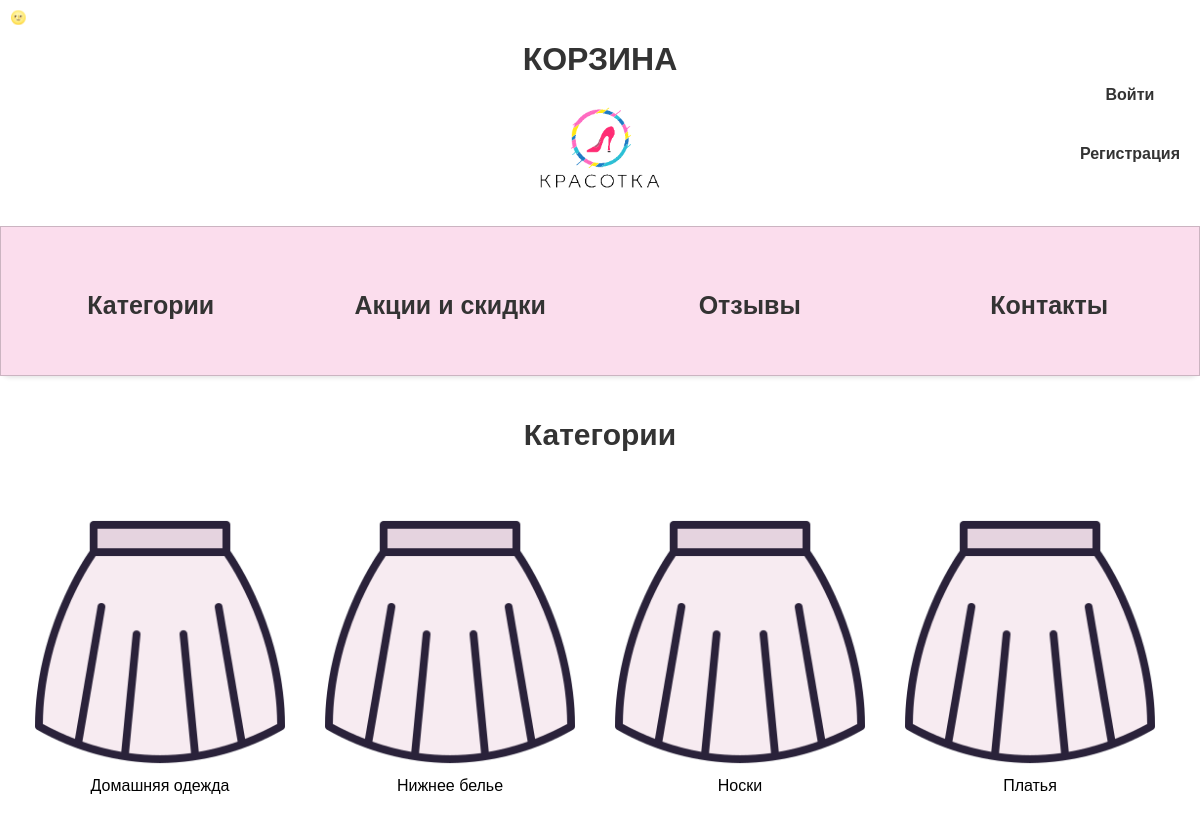
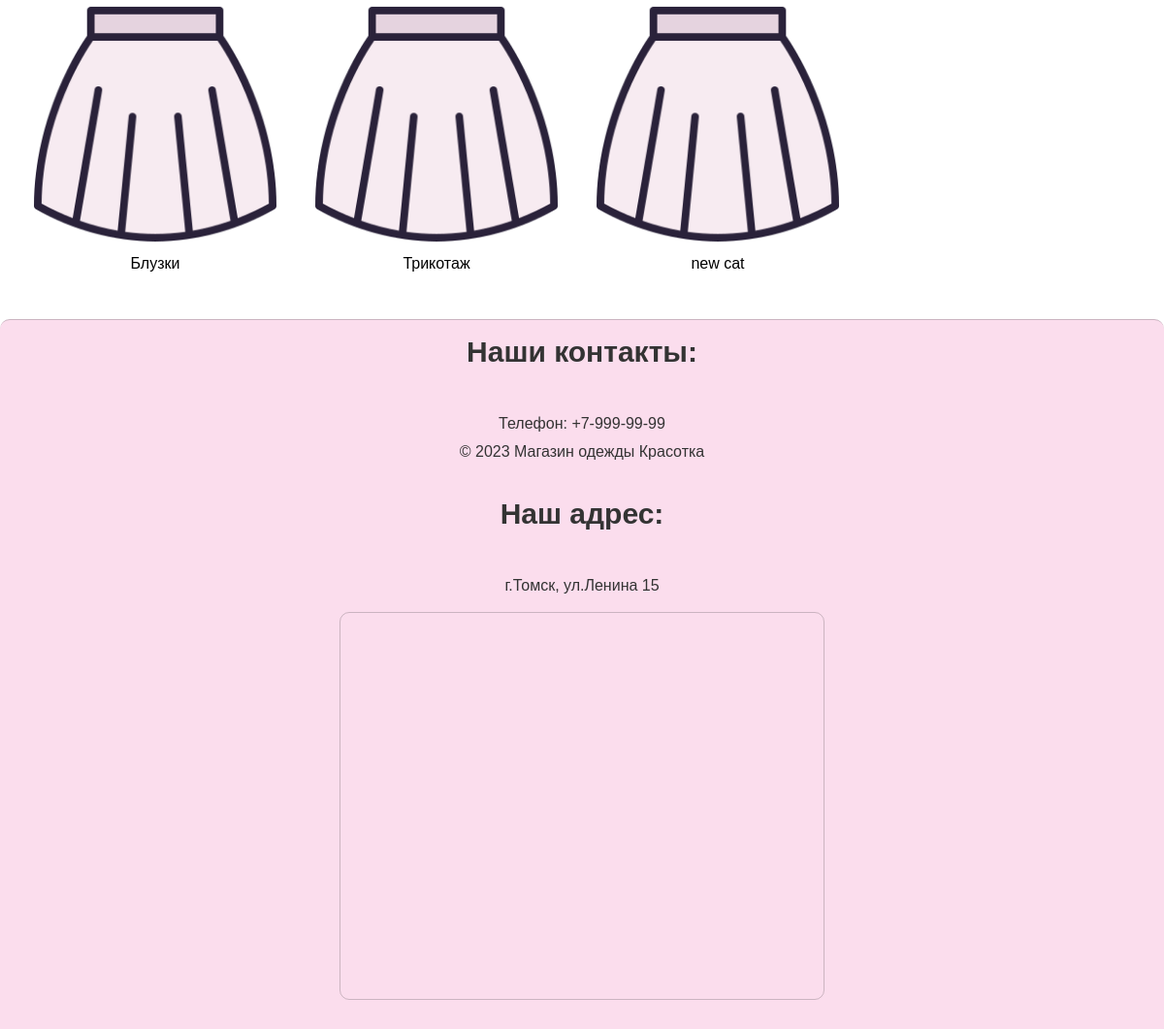
The page /category/ on the database its author committed (2 pictures, top to bottom).
### mainApp/models.py (models this page shows, shortened)
class Category(models.Model):
    name = models.CharField(max_length=100, verbose_name='Название категории')
    slug_name = models.CharField(max_length=100, default='slug_name', verbose_name='Слаг')
    class Meta:
        verbose_name = 'Категории'
        verbose_name_plural = 'Категории'

### mainApp/views.py (the view)
# urls.py: path('category/', Categorys.as_view(), name='category'),
class Categorys(ListView):
    model = Category
    template_name = 'category.html'
    context_object_name = 'categories'

### mainApp/templates/category.html
{% extends "base.html" %}
{% load static %}
{% block content %}
<h2 style="text-align:center; color: #333;">Категории</h2>
		<section class="item-section">
			<ul class="item_list">
				{% for cat in categories %}
					<li class="item_list_item"><a href="http://127.0.0.1:8000/category/{{cat.slug_name}}/"><img src="{% static 'mainApp/img/юбка.png' %}" alt><br></a><p>{{cat.name}}</p></li>
				{% endfor %}
			</ul>
		</section>
{% endblock %}

### mainApp/static/mainApp/css/style.css (style rules this page uses)
* { box-sizing: border-box; margin: 0; padding: 0; transition: background-color 1s ease, color 1s ease; }
body, html { height: 100%; margin: 0; }
html { scroll-behavior: smooth; }
body { font-family: 'Gilroy-Medium', sans-serif; margin: 0; font-size: 1rem; font-weight: 400; line-height: 1.5; color: #292b2c; background-color: var(--color-bg); color: var(--color-text); overflow-x: hidden; }
a { text-decoration: none; color: #333; }
h2 { font-size: 30px; margin-bottom: 40px; }
ul { list-style: none; }
.item-section { display: flex; justify-content: center; }
.item_list { list-style: none; padding: 0; display: flex; flex-wrap: wrap; justify-content: flex-start; margin: 0 auto; }
.item_list_item { text-align: center; margin: 20px; max-width: 250px; display: flex; flex-direction: column; justify-content: space-between; }
img { max-width: 100%; }
p { font-size: 16px; margin-bottom: 5px; }

### rows shown on the page
Category: name "Домашняя одежда"
Category: name "Нижнее белье"
Category: name "Носки"
Category: name "Платья"
Category: name "Блузки"
Category: name "Трикотаж"
Category: name "new cat"
